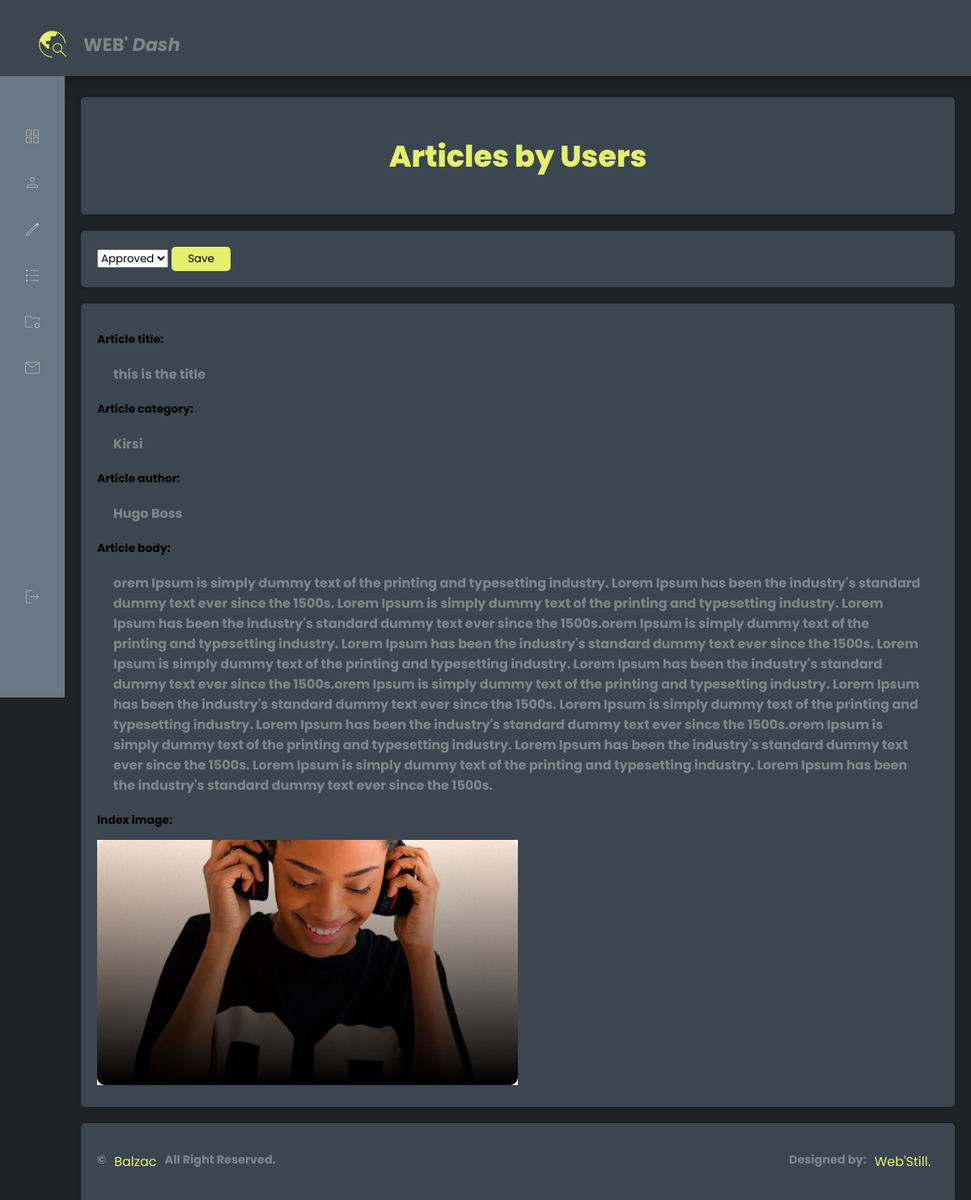
Page /dashboard/user-article-status-edit/this is the title (signed in) on the committed database.
### loginsystem/models.py (models this page shows, shortened)
class ArticleUser(models.Model):
    STATUS_CHOICES = (
        ('pending', 'Pending'),
        ('approved', 'Approved'),
        ('rejected', 'Rejected'),
    )
    user = models.ForeignKey(User, on_delete=models.CASCADE)
    created = models.DateTimeField(auto_now_add=True, null=True)
    updated = models.DateTimeField(auto_now=True, null=True)
    body = RichTextUploadingField(max_length=1000000, null=True)
    indeximg = models.ImageField(upload_to="images/", default="images/home9.jpg")
    category = models.CharField(max_length=100, null=True, blank=False)
    title = models.CharField(max_length=200, null=True)
    status = models.CharField(max_length=10, choices=STATUS_CHOICES, default='pending')
    class Meta:
        ordering = ['created']

class Profile(models.Model):
    user = models.OneToOneField(User, on_delete=models.CASCADE)
    img = models.ImageField(upload_to="images/", default="images/home8.jpg")
    bio = models.CharField(null=True, max_length=1000000, default='Bio:')
    name = models.CharField(null=True, max_length=300)
    phone = models.CharField(max_length=15, blank=True, null=True)

### loginsystem/decorators.py (the view)
        def wrapper_func(request, *args, **kwargs):
            group = None
            if request.user.groups.exists():
                group = request.user.groups.all()[0].name
                if group in allowed_roles:
                    return view_func(request, *args, **kwargs)
                else:
                    return HttpResponse('You are nor allowed here!')
            return view_func(request, *args, **kwargs)

### dashboard/forms.py
class AdminUserArticle(ModelForm):
    class Meta:
        model = ArticleUser
        fields = ('status', )
        labels = {}
        widgets = {
            'status': forms.Select(attrs={'class': 'input-design'})
        }

### creationboard/templatetags/custom_tag.py (called while the page is built)
@register.filter
def is_admin(user):
    return user.groups.filter(name='admin').exists()

### dashboard/views.py (called while the page is built, shortened)
@login_required(login_url='login')
@allowed_users(allowed_roles=['admin'])
def editUserArticleStatus(request, pk):
    article = models.ArticleUser.objects.get(title=pk)
    form = AdminUserArticle(instance=article)
    context = {'articleuser': article, 'form': form}
    return render(request, 'dash/change-user-article-status.html', context)

### templates/dash/change-user-article-status.html (shortened to what this page needs)
{% load static %}
<!DOCTYPE html>
<html>
<head>
    <link rel="stylesheet" type="text/css" href="{% static 'dash/style.css' %}">
    <link rel="stylesheet" type="text/css" href="{% static 'dash/style1.css' %}">
</head>
<body>
    {% include 'dash/navbartop.html' %}
<div class="grid">
{% include 'dash/navbarside.html' %}
        <main class="main">
            <div class="row">
                <div class="card-03" style="padding: 20px;">
                    <h1 align="center"><a href="/">Articles by Users</a></h1>
                </div>
            </div>
                    <div class="card-03" style="padding: 20px;">
                        <form method="POST">
                            {{ form.status }}
                            <button class="small-button" type="submit">Save</button>
                        </form>
                    </div>
                    <div class="row">
                        <div class="card-03" style="padding: 20px;">
                            <h3>Article title:</h3> <h5>{{ articleuser.title|truncatechars:60 }}</h5>
                            <h3>Article category:</h3> <h5>{{ articleuser.category }}</h5>
                            <h3>Article author:</h3> <h5>{{ articleuser.user.profile.name }}</h5>
                            <h3>Article body:</h3> <h5>{{ articleuser.body|safe }}</h5>
                            <h3>Index image:</h3> <img src="{{ articleuser.indeximg.url }}" alt="" style="width: 50%">
                        </div>
                    </div>
            {% include 'dash/footer.html' %}
        </main>
    </div>
    </body>
</html>

### static/dash/style.css (style rules this page uses)
:root { --primary: #E4EF6C; --secondary: #3b4650; --light: #93926c; --dark: #1d2327; --white: #fff; --hover: #c9d35e; --card-radius: 5px; --border-radius: 3px; --muted: rgba(0, 0, 0, .3); }
* { font-family: 'Poppins', sans-serif; }
html { background: var(--dark); }
body { padding: 0; margin: 0; position: relative; }
.grid { display: flex; min-height: 100vh; }
a { color: var(--primary); text-decoration:none; cursor: pointer; }
h1 { font-weight: 800; font-size: 2.3rem; cursor: pointer; }
h3 { font-size: 0.87rem; cursor: pointer; }
h5 { font-size: 1rem; color: var(--primary); filter: grayscale(100%) opacity(0.4); transition: 0.5s; margin: 20px; cursor: pointer; }
.row { width: 100%; display: flex; justify-content: center; flex-wrap: wrap; }
.card-03 { background: var(--secondary); position: relative; flex: 1; margin: 10px; border-radius: var(--card-radius); box-shadow: 0 0 5px rgba(0, 0, 0, .2); }
.main { margin: 110px 10px 0 10px; flex-direction: column; width: 100%; padding-left: 80px; }
a { cursor: pointer; }

### static/dash/style1.css (style rules this page uses)
:root { --text-color-greany: #3c5150; }
.small-button { padding: 5px 20px; color: black; background-color: #E4EF6C; border: 0; border-radius: 5px; }

### rows in the picture
ArticleUser: status "Approved", title "this is the title", category "Kirsi", user.profile.name "Hugo Boss", body "orem Ipsum is simply dummy text of the printing and typesetting industry. Lorem Ipsum has been the industry's standard dummy text ever since the 1500s. Lorem Ipsum is simply dummy text of the printing and typesetting industry. Lorem Ipsum has been the industry's standard dummy text ever since the 1500s.orem Ipsum is simply dummy text of the printing and typesetting industry. Lorem Ipsum has been the industry's standard dummy text ever since the 1500s. Lorem Ipsum is simply dummy text of the printing and typesetting industry. Lorem Ipsum has been the industry's standard dummy text ever since the 1500s.orem Ipsum is simply dummy text of the printing and typesetting industry. Lorem Ipsum has…", indeximg (picture)
